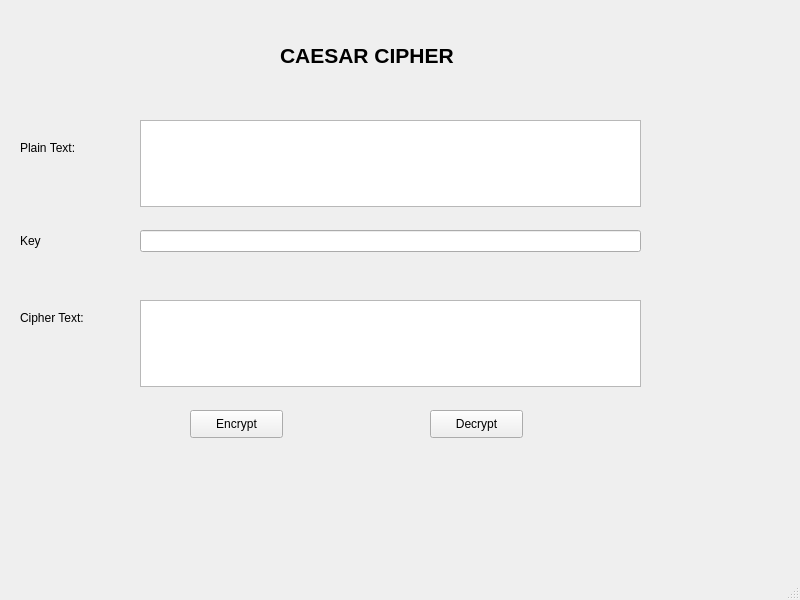
<?xml version="1.0" encoding="UTF-8"?>
<ui version="4.0">
 <class>MainWindow</class>
 <widget class="QMainWindow" name="MainWindow">
  <property name="geometry">
   <rect>
    <x>0</x>
    <y>0</y>
    <width>800</width>
    <height>600</height>
   </rect>
  </property>
  <property name="windowTitle">
   <string>MainWindow</string>
  </property>
  <widget class="QWidget" name="centralwidget">
   <widget class="QLabel" name="label">
    <property name="geometry">
     <rect>
      <x>280</x>
      <y>40</y>
      <width>221</width>
      <height>31</height>
     </rect>
    </property>
    <property name="text">
     <string>&lt;html&gt;&lt;head/&gt;&lt;body&gt;&lt;p&gt;&lt;span style=&quot; font-size:16pt; font-weight:600;&quot;&gt;CAESAR CIPHER&lt;/span&gt;&lt;/p&gt;&lt;/body&gt;&lt;/html&gt;</string>
    </property>
   </widget>
   <widget class="QPushButton" name="btn_encrypt">
    <property name="geometry">
     <rect>
      <x>190</x>
      <y>410</y>
      <width>93</width>
      <height>28</height>
     </rect>
    </property>
    <property name="text">
     <string>Encrypt</string>
    </property>
   </widget>
   <widget class="QPushButton" name="btn_decrypt">
    <property name="geometry">
     <rect>
      <x>430</x>
      <y>410</y>
      <width>93</width>
      <height>28</height>
     </rect>
    </property>
    <property name="text">
     <string>Decrypt</string>
    </property>
   </widget>
   <widget class="QLabel" name="label_2">
    <property name="geometry">
     <rect>
      <x>20</x>
      <y>140</y>
      <width>71</width>
      <height>16</height>
     </rect>
    </property>
    <property name="text">
     <string>Plain Text:</string>
    </property>
   </widget>
   <widget class="QLabel" name="label_3">
    <property name="geometry">
     <rect>
      <x>20</x>
      <y>230</y>
      <width>21</width>
      <height>21</height>
     </rect>
    </property>
    <property name="text">
     <string>Key:</string>
    </property>
   </widget>
   <widget class="QLabel" name="label_4">
    <property name="geometry">
     <rect>
      <x>20</x>
      <y>310</y>
      <width>71</width>
      <height>16</height>
     </rect>
    </property>
    <property name="text">
     <string>Cipher Text: </string>
    </property>
   </widget>
   <widget class="QLineEdit" name="txt_key">
    <property name="geometry">
     <rect>
      <x>140</x>
      <y>230</y>
      <width>501</width>
      <height>22</height>
     </rect>
    </property>
   </widget>
   <widget class="QTextEdit" name="txt_plain_text">
    <property name="geometry">
     <rect>
      <x>140</x>
      <y>120</y>
      <width>501</width>
      <height>87</height>
     </rect>
    </property>
    <property name="tabChangesFocus">
     <bool>true</bool>
    </property>
   </widget>
   <widget class="QTextEdit" name="txt_cipher_text">
    <property name="geometry">
     <rect>
      <x>140</x>
      <y>300</y>
      <width>501</width>
      <height>87</height>
     </rect>
    </property>
   </widget>
  </widget>
  <widget class="QMenuBar" name="menubar">
   <property name="geometry">
    <rect>
     <x>0</x>
     <y>0</y>
     <width>800</width>
     <height>26</height>
    </rect>
   </property>
  </widget>
  <widget class="QStatusBar" name="statusbar"/>
 </widget>
 <resources/>
 <connections/>
</ui>
